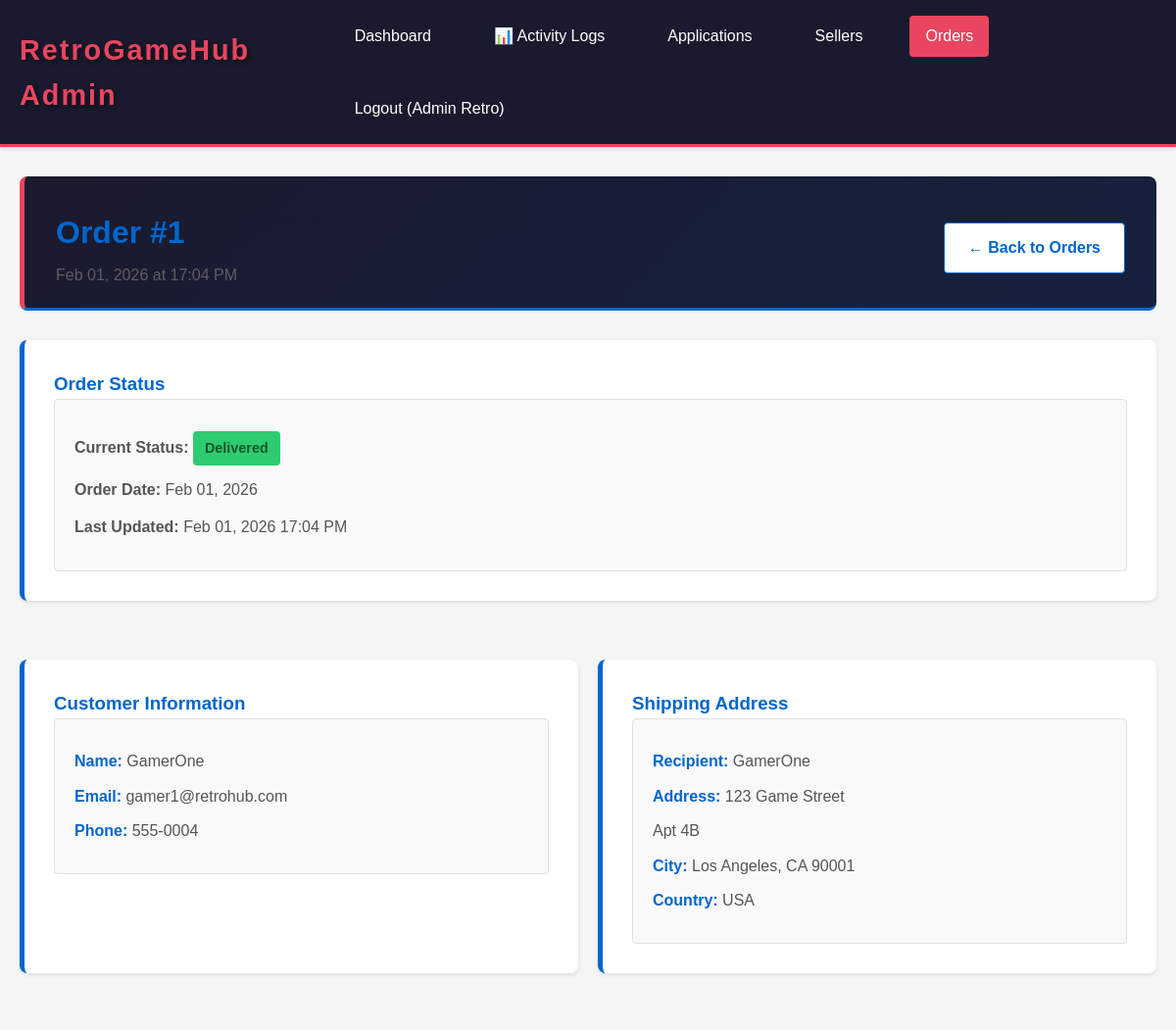
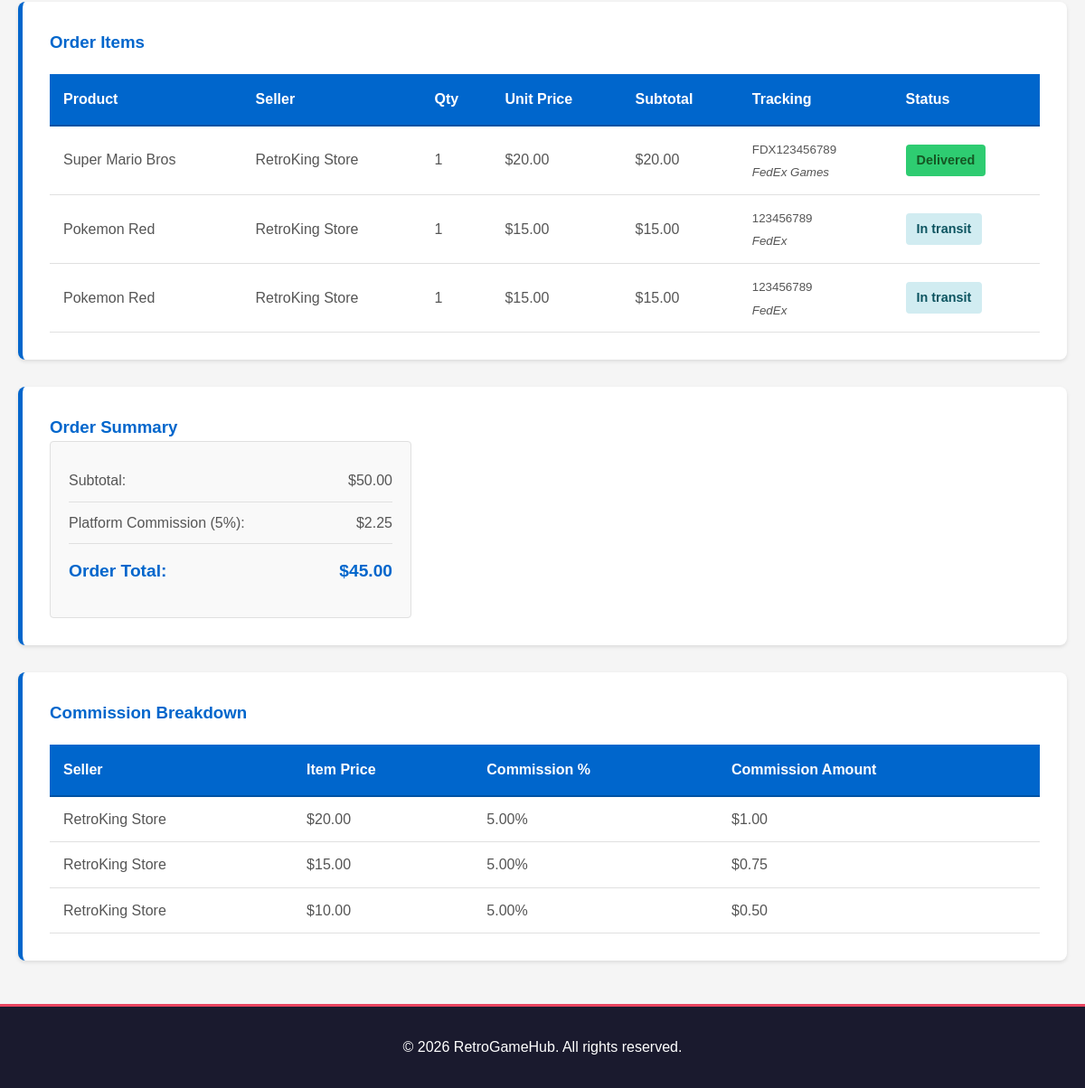
/pages/admin/order-detail.php?id=1 (signed in), run on the app's committed database (2 pictures, top to bottom).
### tables this page shows
CREATE TABLE `orders` (
  `order_id` int(11) NOT NULL,
  `user_id` int(11) NOT NULL,
  `total_amount` decimal(10,2) NOT NULL,
  `status` enum('pending','processing','shipped','delivered','cancelled') DEFAULT 'pending',
  `shipping_address_id` int(11) NOT NULL,
  `created_at` timestamp NOT NULL DEFAULT current_timestamp(),
  `updated_at` timestamp NOT NULL DEFAULT current_timestamp() ON UPDATE current_timestamp()
);

CREATE TABLE `users` (
  `user_id` int(11) NOT NULL,
  `name` varchar(100) NOT NULL,
  `email` varchar(100) NOT NULL,
  `password` varchar(255) NOT NULL,
  `phone` varchar(20) DEFAULT NULL,
  `roles` longtext NOT NULL DEFAULT '["customer"]' CHECK (json_valid(`roles`)),
  `status` enum('active','inactive','banned') DEFAULT 'active',
  `created_at` timestamp NOT NULL DEFAULT current_timestamp(),
  `updated_at` timestamp NOT NULL DEFAULT current_timestamp() ON UPDATE current_timestamp()
);

CREATE TABLE `addresses` (
  `address_id` int(11) NOT NULL,
  `user_id` int(11) NOT NULL,
  `recipient_name` varchar(100) DEFAULT NULL,
  `address_line1` varchar(255) DEFAULT NULL,
  `address_line2` varchar(255) DEFAULT NULL,
  `city` varchar(50) DEFAULT NULL,
  `state` varchar(50) DEFAULT NULL,
  `postal_code` varchar(20) DEFAULT NULL,
  `country` varchar(50) DEFAULT NULL,
  `phone` varchar(20) DEFAULT NULL,
  `created_at` timestamp NOT NULL DEFAULT current_timestamp()
);

CREATE TABLE `order_items` (
  `order_item_id` int(11) NOT NULL,
  `order_id` int(11) NOT NULL,
  `product_id` int(11) NOT NULL,
  `seller_id` int(11) NOT NULL,
  `quantity` int(11) DEFAULT 1,
  `price` decimal(10,2) NOT NULL,
  `created_at` timestamp NOT NULL DEFAULT current_timestamp()
);

CREATE TABLE `products` (
  `product_id` int(11) NOT NULL,
  `seller_id` int(11) NOT NULL,
  `name` varchar(150) NOT NULL,
  `console` varchar(50) NOT NULL,
  `category` varchar(50) DEFAULT NULL,
  `condition` enum('Mint','Used','Refurbished') NOT NULL,
  `price` decimal(10,2) NOT NULL,
  `stock` int(11) DEFAULT 0,
  `image_url` varchar(255) DEFAULT NULL,
  `demo_url` varchar(255) DEFAULT NULL,
  `created_at` timestamp NOT NULL DEFAULT current_timestamp(),
  `updated_at` timestamp NOT NULL DEFAULT current_timestamp() ON UPDATE current_timestamp()
);

CREATE TABLE `sellers` (
  `seller_id` int(11) NOT NULL,
  `user_id` int(11) NOT NULL,
  `store_name` varchar(100) NOT NULL,
  `contact_info` varchar(100) DEFAULT NULL,
  `payment_info` varchar(255) DEFAULT NULL,
  `created_at` timestamp NOT NULL DEFAULT current_timestamp()
);

CREATE TABLE `order_tracking` (
  `tracking_id` int(11) NOT NULL,
  `order_item_id` int(11) NOT NULL,
  `courier_name` varchar(50) DEFAULT NULL,
  `tracking_number` varchar(50) DEFAULT NULL,
  `status` enum('pending','shipped','in_transit','delivered') DEFAULT 'pending',
  `updated_at` timestamp NOT NULL DEFAULT current_timestamp() ON UPDATE current_timestamp()
);

CREATE TABLE `commissions` (
  `commission_id` int(11) NOT NULL,
  `order_item_id` int(11) NOT NULL,
  `seller_id` int(11) NOT NULL,
  `commission_percent` decimal(5,2) NOT NULL DEFAULT 5.00,
  `commission_amount` decimal(10,2) NOT NULL,
  `created_at` timestamp NOT NULL DEFAULT current_timestamp()
);

### config.php (called while the page is built, shortened)
<?php
class Database {
    private static $instance = null;
    private $connection;
    private function __construct() {
        try {
            $this->connection = new mysqli(
                DB_HOST,
                DB_USER,
                DB_PASS,
                DB_NAME,
                DB_PORT
            );
            $this->connection->set_charset('utf8mb4');
        } catch (Exception $e) {
            die('Error: ' . $e->getMessage());
        }
    }
    public static function getInstance() {
        if (self::$instance === null) {
            self::$instance = new self();
        }
        return self::$instance;
    }
    public function getConnection() {
        return $this->connection;
    }
}
class SessionManager {
    public static function get($key, $default = null) {
        return $_SESSION[$key] ?? $default;
    }
}
?>

### classes/Order.php (called while the page is built, shortened)
<?php
class Order {
    private $db;
    public function __construct() {
        $this->db = Database::getInstance()->getConnection();
    }
    public function getOrderById($order_id) {
        $stmt = $this->db->prepare("
            SELECT o.*, a.recipient_name, a.address_line1, a.address_line2, a.city, a.state, a.postal_code, a.country
            FROM orders o
            LEFT JOIN addresses a ON o.shipping_address_id = a.address_id
            WHERE o.order_id = ?
        ");
        $stmt->bind_param("i", $order_id);
        $stmt->execute();
        return $stmt->get_result()->fetch_assoc();
    }
    public function getOrderItems($order_id) {
        $stmt = $this->db->prepare("
            SELECT oi.*, p.name, p.image_url, s.store_name
            FROM order_items oi
            JOIN products p ON oi.product_id = p.product_id
            JOIN sellers s ON oi.seller_id = s.seller_id
            WHERE oi.order_id = ?
        ");
        $stmt->bind_param("i", $order_id);
        $stmt->execute();
        return $stmt->get_result()->fetch_all(MYSQLI_ASSOC);
    }
    public function getOrderTracking($order_item_id) {
        $stmt = $this->db->prepare("
            SELECT * FROM order_tracking
            WHERE order_item_id = ?
        ");
        $stmt->bind_param("i", $order_item_id);
        $stmt->execute();
        return $stmt->get_result()->fetch_assoc();
    }
}
?>

### pages/admin/order-detail.php (the view, shortened to what this page needs)
<?php
require_once '../../config.php';
require_once '../../classes/Order.php';
$order_id = $_GET['id'] ?? 0;
$order_obj = new Order();
$user_name = SessionManager::get('user_name');
try {
    $order = $order_obj->getOrderById($order_id);
} catch (Exception $e) {
    header('Location: orders.php');
    exit;
}
$order_items = $order_obj->getOrderItems($order_id);
foreach ($order_items as &$item) {
    $item['tracking'] = $order_obj->getOrderTracking($item['order_item_id']);
}
$db = Database::getInstance()->getConnection();
$stmt = $db->prepare("SELECT * FROM users WHERE user_id = ?");
$stmt->bind_param("i", $order['user_id']);
$stmt->execute();
$customer = $stmt->get_result()->fetch_assoc();
$stmt = $db->prepare("
    SELECT c.*, oi.price
    FROM commissions c
    JOIN order_items oi ON c.order_item_id = oi.order_item_id
    WHERE oi.order_id = ?
");
$stmt->bind_param("i", $order_id);
$stmt->execute();
$commissions = $stmt->get_result()->fetch_all(MYSQLI_ASSOC);
$total_commission = array_sum(array_column($commissions, 'commission_amount')) ?? 0;
?>
<!DOCTYPE html>
<html lang="en">
<head>
    <link rel="stylesheet" href="<?php echo SITE_URL; ?>/assets/css/style.css">
</head>
<body class="order-detail-page">
    <nav class="navbar">
        <div class="container">
            <div class="navbar-brand">
                <h1>RetroGameHub Admin</h1>
            </div>
            <div class="navbar-menu">
                <a href="dashboard.php" class="nav-link">Dashboard</a>
                <a href="activity-logs.php" class="nav-link">📊 Activity Logs</a>
                <a href="applications.php" class="nav-link">Applications</a>
                <a href="sellers.php" class="nav-link">Sellers</a>
                <a href="orders.php" class="nav-link active">Orders</a>
                <a href="logout.php" class="nav-link">Logout (<?php echo htmlspecialchars($user_name); ?>)</a>
            </div>
        </div>
    </nav>
    <div class="container">
        <div class="page-header">
            <div style="display: flex; justify-content: space-between; align-items: center;">
                <div>
                    <h2>Order #<?php echo $order['order_id']; ?></h2>
                    <p><?php echo date('M d, Y \a\t H:i A', strtotime($order['created_at'])); ?></p>
                </div>
                <a href="orders.php" class="btn btn-secondary">← Back to Orders</a>
            </div>
        </div>
        <div class="detail-section">
            <h3>Order Status</h3>
            <div class="status-display">
                <div class="status-box">
                    <p><strong>Current Status:</strong>
                        <span class="status-badge status-<?php echo htmlspecialchars($order['status']); ?>">
                            <?php echo ucfirst(htmlspecialchars($order['status'])); ?>
                        </span>
                    </p>
                    <p><strong>Order Date:</strong> <?php echo date('M d, Y', strtotime($order['created_at'])); ?></p>
                    <p><strong>Last Updated:</strong> <?php echo date('M d, Y H:i A', strtotime($order['updated_at'])); ?></p>
                </div>
            </div>
        </div>
        <div class="two-column">
            <div class="detail-section">
                <h3>Customer Information</h3>
                <div class="info-box">
                    <p><strong>Name:</strong> <?php echo htmlspecialchars($customer['name']); ?></p>
                    <p><strong>Email:</strong> <?php echo htmlspecialchars($customer['email']); ?></p>
                    <p><strong>Phone:</strong> <?php echo htmlspecialchars($customer['phone']); ?></p>
                </div>
            </div>
            <div class="detail-section">
                <h3>Shipping Address</h3>
                <div class="info-box">
                    <p><strong>Recipient:</strong> <?php echo htmlspecialchars($order['recipient_name'] ?? 'N/A'); ?></p>
                    <p><strong>Address:</strong> <?php echo htmlspecialchars($order['address_line1'] ?? 'N/A'); ?></p>
                    <?php if (!empty($order['address_line2'])): ?>
                        <p><?php echo htmlspecialchars($order['address_line2']); ?></p>
                    <?php endif; ?>
                    <p><strong>City:</strong> <?php echo htmlspecialchars($order['city'] ?? 'N/A'); ?>, <?php echo htmlspecialchars($order['state'] ?? 'N/A'); ?> <?php echo htmlspecialchars($order['postal_code'] ?? 'N/A'); ?></p>
                    <p><strong>Country:</strong> <?php echo htmlspecialchars($order['country'] ?? 'N/A'); ?></p>
                </div>
            </div>
        </div>
        <div class="detail-section">
            <h3>Order Items</h3>
            <div class="items-table">
                <table>
                    <thead>
                        <tr>
                            <th>Product</th>
                            <th>Seller</th>
                            <th>Qty</th>
                            <th>Unit Price</th>
                            <th>Subtotal</th>
                            <th>Tracking</th>
                            <th>Status</th>
                        </tr>
                    </thead>
                    <tbody>
                        <?php foreach ($order_items as $item): ?>
                            <tr>
                                <td><?php echo htmlspecialchars($item['name']); ?></td>
                                <td><?php echo htmlspecialchars($item['store_name']); ?></td>
                                <td><?php echo $item['quantity']; ?></td>
                                <td>$<?php echo number_format($item['price'], 2); ?></td>
                                <td>$<?php echo number_format($item['price'] * $item['quantity'], 2); ?></td>
                                <td>
                                    <?php if ($item['tracking']): ?>
                                        <small>
                                            <?php echo htmlspecialchars($item['tracking']['tracking_number']); ?>
                                            <br>
                                            <em><?php echo htmlspecialchars($item['tracking']['courier_name']); ?></em>
                                        </small>
                                    <?php else: ?>
                                        <span class="no-tracking">No tracking</span>
                                    <?php endif; ?>
                                </td>
                                <td>
                                    <?php if ($item['tracking']): ?>
                                        <span class="status-badge status-<?php echo htmlspecialchars($item['tracking']['status']); ?>">
                                            <?php echo ucfirst(str_replace('_', ' ', htmlspecialchars($item['tracking']['status']))); ?>
                                        </span>
                                    <?php else: ?>
                                        <span class="status-badge">Pending</span>
                                    <?php endif; ?>
                                </td>
                            </tr>
                        <?php endforeach; ?>
                    </tbody>
                </table>
            </div>
        </div>
        <div class="detail-section">
            <h3>Order Summary</h3>
            <div class="summary-box">
                <div class="summary-row">
                    <span>Subtotal:</span>
                    <span>$<?php echo number_format(array_sum(array_map(function($item) { return $item['price'] * $item['quantity']; }, $order_items)), 2); ?></span>
                </div>
                <div class="summary-row">
                    <span>Platform Commission (5%):</span>
                    <span>$<?php echo number_format($total_commission, 2); ?></span>
                </div>
                <div class="summary-row total">
                    <span>Order Total:</span>
                    <span>$<?php echo number_format($order['total_amount'], 2); ?></span>
                </div>
            </div>
        </div>
        <div class="detail-section">
            <h3>Commission Breakdown</h3>
            <?php if (empty($commissions)): ?>
                <p class="empty-message">No commission records</p>
            <?php else: ?>
                <table class="commissions-table">
                    <thead>
                        <tr>
                            <th>Seller</th>
                            <th>Item Price</th>
                            <th>Commission %</th>
                            <th>Commission Amount</th>
                        </tr>
                    </thead>
                    <tbody>
                        <?php foreach ($commissions as $commission): ?>
                            <tr>
                                <td><?php echo htmlspecialchars($item['store_name'] ?? 'N/A'); ?></td>
                                <td>$<?php echo number_format($commission['price'], 2); ?></td>
                                <td><?php echo htmlspecialchars($commission['commission_percent']); ?>%</td>
                                <td>$<?php echo number_format($commission['commission_amount'], 2); ?></td>
                            </tr>
                        <?php endforeach; ?>
                    </tbody>
                </table>
            <?php endif; ?>
        </div>
    </div>
    <footer class="footer">
        <p>&copy; 2026 RetroGameHub. All rights reserved.</p>
    </footer>
</body>
</html>

### data on the page
orders: order_id "1", created_at "Feb 01, 2026 at 17:04 PM", status "Delivered", created_at "Feb 01, 2026", updated_at "Feb 01, 2026 17:04 PM", shipping_address.recipient_name "GamerOne", shipping_address.address_line1 "123 Game Street", shipping_address.address_line2 "Apt 4B", shipping_address.city "Los Angeles", shipping_address.state "CA", shipping_address.postal_code "90001", shipping_address.country "USA", total_amount "45.00"
users: name "GamerOne", email "gamer1@retrohub.com", phone "555-0004"
order_items: product.name "Super Mario Bros", seller.store_name "RetroKing Store", quantity "1", price "20.00", $item['price']*$item['quantity'] "20.00"
order_tracking: tracking_number "FDX123456789", courier_name "FedEx Games", status "Delivered"
order_items: product.name "Pokemon Red", seller.store_name "RetroKing Store", quantity "1", price "15.00", $item['price']*$item['quantity'] "15.00"
order_tracking: tracking_number "123456789", courier_name "FedEx", status "In transit"
commissions: seller.store_name "RetroKing Store", order_item.price "20.00", commission_percent "5.00", commission_amount "1.00"
commissions: seller.store_name "RetroKing Store", order_item.price "15.00", commission_percent "5.00", commission_amount "0.75"
commissions: seller.store_name "RetroKing Store", order_item.price "10.00", commission_percent "5.00", commission_amount "0.50"

### other printed values
$user_name "Admin Retro"
$total_commission "2.25"
